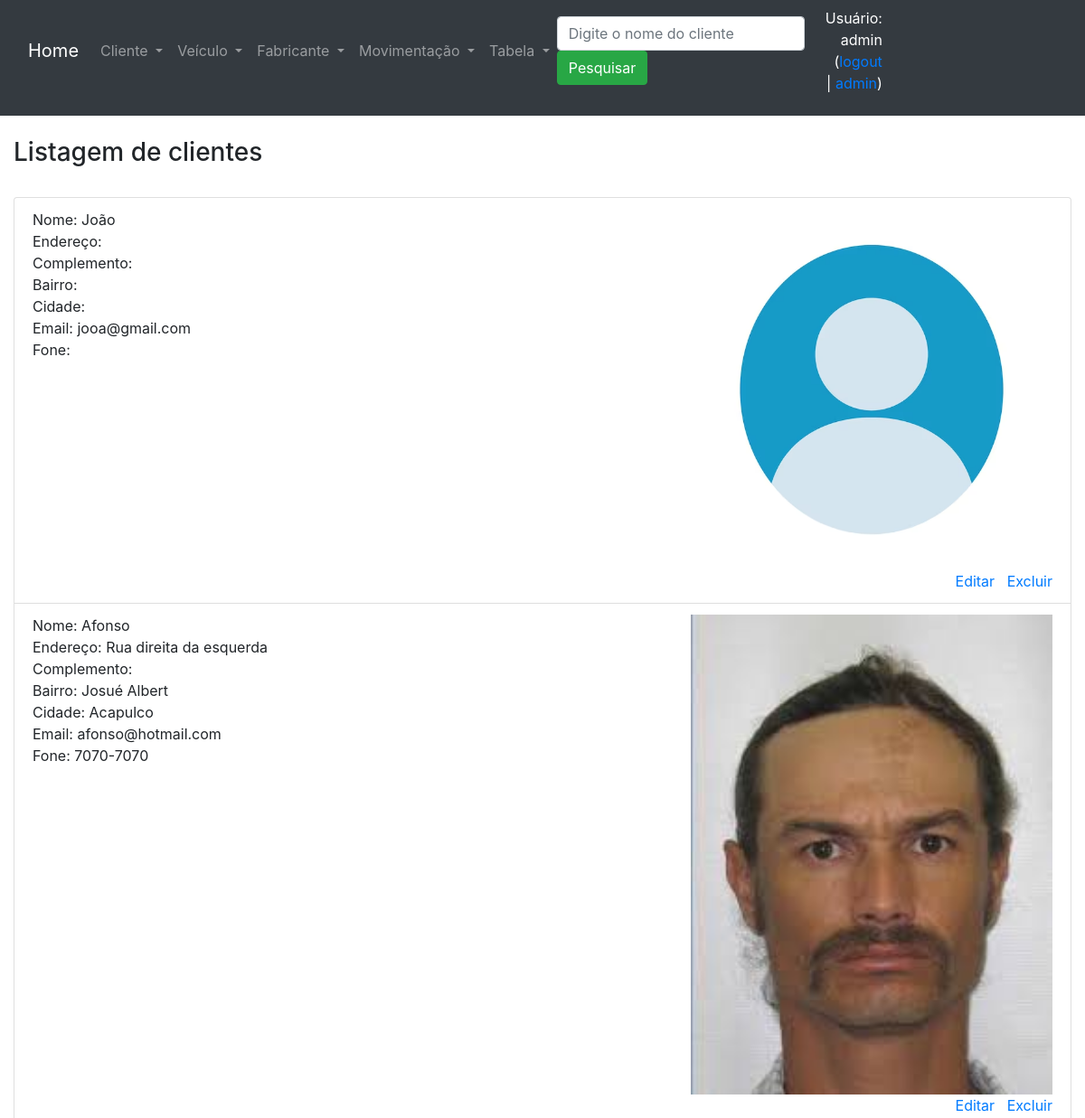
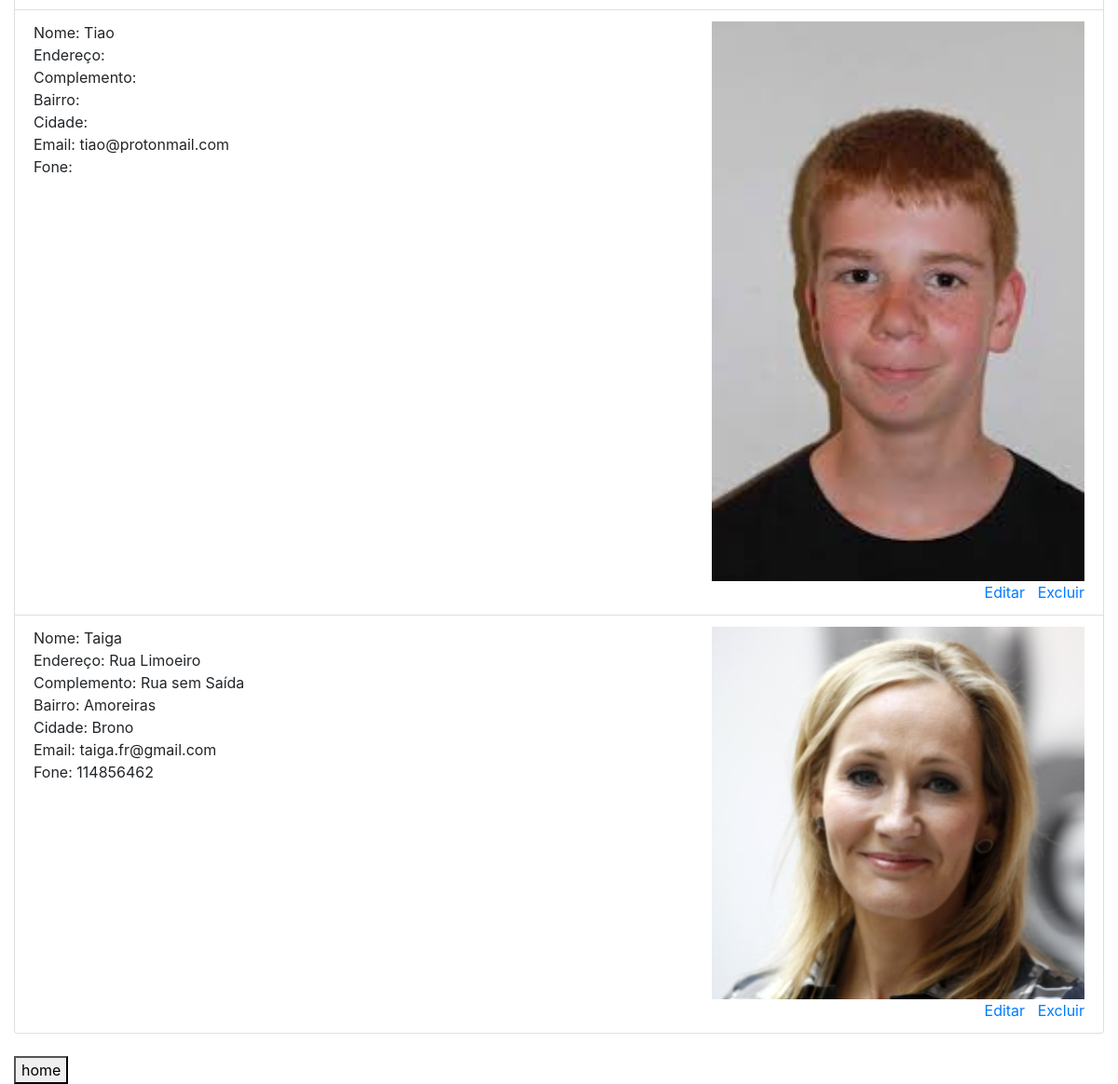
The app's page /listagem_clientes/ (signed in) with its own data (2 pictures, top to bottom).
### core/models.py (models this page shows, shortened)
class Cliente(models.Model):
    nome = models.CharField(max_length=100, verbose_name='Nome')
    endereco = models.CharField(max_length=100, blank=True, null=True, verbose_name='Endereço')
    complemento = models.CharField(max_length=100, blank=True,null=True, verbose_name='Complemento' )
    bairro = models.CharField(max_length=50, blank=True, null=True, verbose_name='Bairro')
    cidade = models.CharField(max_length=100, blank=True, null=True, verbose_name='Cidade')
    email = models.EmailField(verbose_name='E-mail')
    fone = models.CharField(max_length=20, blank=True, null=True, verbose_name='Telefone')
    foto = models.ImageField(upload_to='foto_cliente', blank=True, null=True, verbose_name='')
    class Meta:
        verbose_name_plural = 'Clientes'

### core/views.py (the view)
# urls.py: path('listagem_clientes/', listagem_clientes, name='url_listagem_clientes'),
@login_required()
def listagem_clientes(request):
    if request.POST and request.POST['input_pesquisa']:
        dados = Cliente.objects.filter(nome__contains=request.POST['input_pesquisa'])
    else:
        dados = Cliente.objects.all()
    contexto = {'dados': dados, 'txt': 'Digite o nome do cliente', 'listagem':True}
    return  render(request, 'core/listagem_clientes.html', contexto)

### core/templates/core/listagem_clientes.html (shortened to what this page needs)
{% extends 'base.html' %}
{% load static %}
{% block main %}
<h3>Listagem de clientes</h3> <br>
<ul class="list-group">
    {% for i in dados %}
    <li class="list-group-item">
        <div class="row">
            <div class="col">
                Nome: {% if i.nome %} {{ i.nome }} {% endif %} <br>
                Endereço: {% if i.endereco %} {{ i.endereco }} {% endif %} <br>
                Complemento: {% if i.complemento %} {{ i.complemento }} {% endif %} <br>
                Bairro: {% if i.bairro %} {{ i.bairro }} {% endif %} <br>
                Cidade: {% if i.cidade %} {{ i.cidade }} {% endif %} <br>
                Email: {% if i.email %} {{ i.email }} {% endif %} <br>
                Fone: {% if i.fone %} {{ i.fone }} {% endif %} <br>
            </div>
            <div class="col" align="right">
                {% if i.foto %}
                <img src={{ i.foto.url }} width="400"> <br>
                {% else %}
                <img src="{% static 'perfil_generico.png'%}" width="400"> <br>
                {% endif %}
                <a href="{% url 'url_atualiza_cliente' i.id %}">Editar</a> &nbsp;
                <a href="{% url 'url_exclui_cliente' i.id %}">Excluir</a>
                <br>
            </div>
        </div>
    </li>
    {% endfor %}
</ul>
<button class="mt-4" onclick="window.location.href='/'">home</button>
{% endblock %}

### templates/base.html (shortened to what this page needs)
<!DOCTYPE html>
<html lang="en">
<head>
    <link rel="stylesheet" href="https://cdn.jsdelivr.net/npm/bootstrap@4.6.2/dist/css/bootstrap.min.css">
</head>
<body>
<div class="container-fluid">
    <div class="row bg-dark">
        <div class="col col-sm-12 col-md-9">
            <nav class="navbar navbar-expand-sm bg-dark navbar-dark">
                <a class="navbar-brand" href="/">Home</a>
                <div class="collapse navbar-collapse" id="collapsibleNavbar">
                    <ul class="navbar-nav">
                        <li class="nav-item dropdown">
                            <a class="nav-link dropdown-toggle" href="#" id="navbardrop" data-toggle="dropdown">
                                Cliente
                            </a>
                        </li>
                        <li class="nav-item dropdown">
                            <a class="nav-link dropdown-toggle" href="#" id="navbardrop2" data-toggle="dropdown">
                                Veículo
                            </a>
                        </li>
                        <li>
                            <a class="nav-link dropdown-toggle" href="#" id="navbardrop3" data-toggle="dropdown">
                                Fabricante
                            </a>
                        </li>
                        <li class="nav-item dropdown">
                            <a class="nav-link dropdown-toggle" href="#" id="navbardrop4" data-toggle="dropdown">
                                Movimentação
                            </a>
                        </li>
                        <li class="nav-item dropdown">
                            <a class="nav-link dropdown-toggle" href="#" id="navbardrop5" data-toggle="dropdown">
                                Tabela
                            </a>
                        </li>
                    </ul>
                    {% if listagem %}
                    <form class="form-inline" method="post">
                        <input class="form-control mr-sm-2" name="input_pesquisa" type="text" placeholder="{{txt}}">
                        <button class="btn btn-success" type="submit">Pesquisar</button>
                    </form>
                    {% endif %}
                    <div class="col text-white" align="right">
                        {% if user.get_username %}
                        Usuário: {{ user.get_username }} (<a href="/accounts/logout">logout</a> | <a
                            href="/admin">admin</a>)
                        {% else %}
                        Usuário não autenticado ( <a href="/accounts/login/">login</a> | <a href="/accounts/registrar">registrar</a>)
                        {% endif %}
                    </div>
                </div>
            </nav>
            <nav class="navbar navbar-expand-sm bg-dark navbar-dark">
            </nav>
        </div>
    </div>
    <div class="row">
        <div class="col mt-4">
            {% block main %}
            {% endblock %}
        </div>
    </div>
</div>
</body>
</html>

### records on screen
Cliente: nome "João", email "jooa@gmail.com"
Cliente: nome "Afonso", endereco "Rua direita da esquerda", bairro "Josué Albert", cidade "Acapulco", email "afonso@hotmail.com", fone "7070-7070", foto (picture)
Cliente: nome "Tiao", email "tiao@protonmail.com", foto (picture)
Cliente: nome "Taiga", endereco "Rua Limoeiro", complemento "Rua sem Saída", bairro "Amoreiras", cidade "Brono", email "taiga.fr@gmail.com", fone "114856462", foto (picture)

### other values on screen
{{ user.get_username }} "admin"
